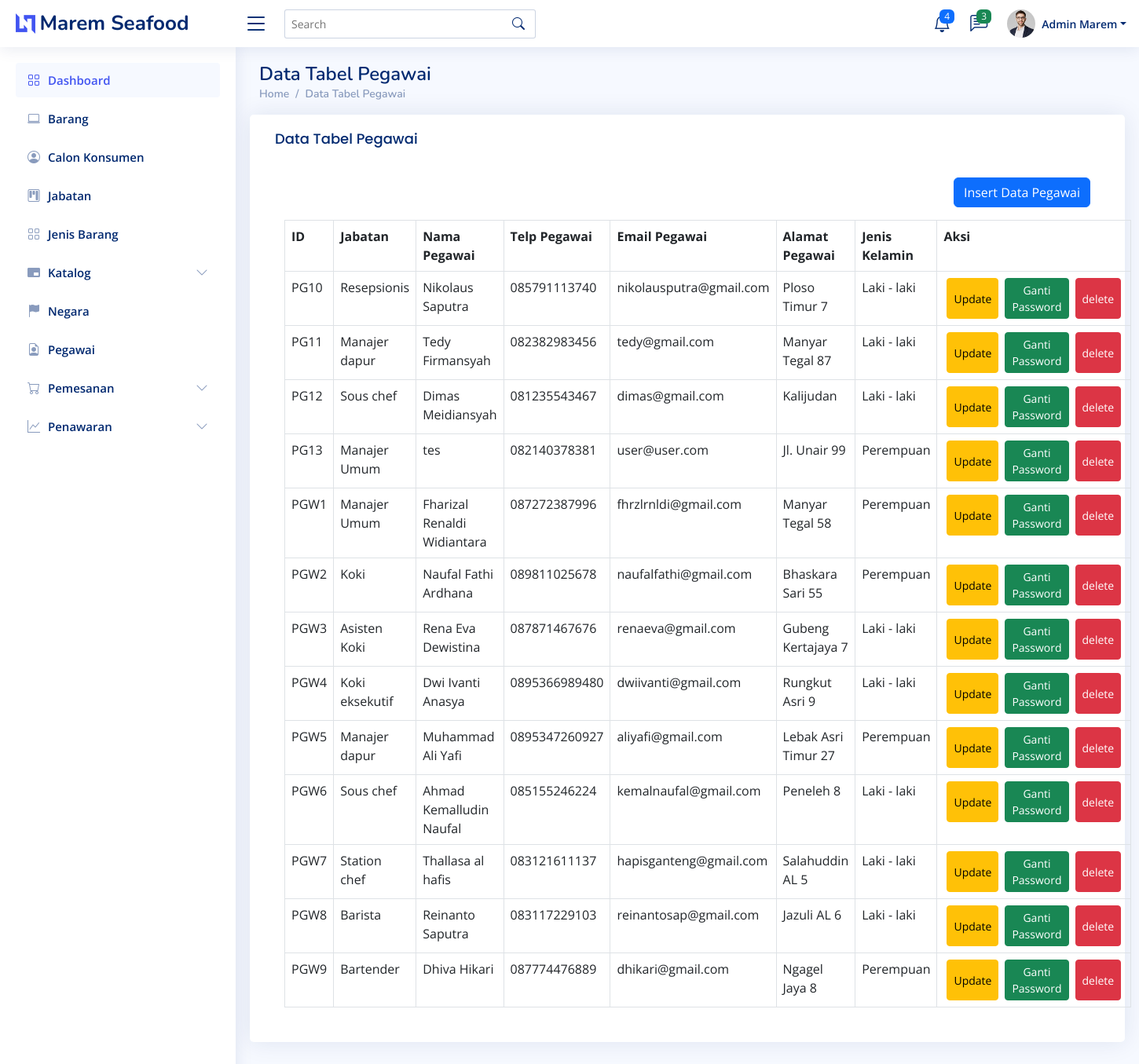
Screenshot of /pegawai.php with the database file from the repository.
### tables this page shows
CREATE TABLE `pegawai` (
  `id_pegawai` char(4) NOT NULL,
  `id_jabatan` char(2) DEFAULT NULL,
  `nama_pegawai` varchar(30) DEFAULT NULL,
  `telp_pegawai` varchar(15) DEFAULT NULL,
  `email_pegawai` varchar(50) DEFAULT NULL,
  `alamat_pegawai` varchar(50) DEFAULT NULL,
  `jk_pegawai` tinyint(1) DEFAULT NULL,
  `pass_pegawai` varchar(20) DEFAULT NULL
);

CREATE TABLE `jabatan` (
  `id_jabatan` char(2) NOT NULL,
  `nama_jabatan` varchar(30) NOT NULL
);

### db.php (called while the page is built, shortened)
<?php
class db
{
    public function __construct()
    {
        $host = "localhost";
        $dbname = "maremseafood";
        $username = "root";
        $password = "";
        $this->db = new PDO("mysql:host={$host};dbname={$dbname}", $username, $password);
    }
}
?>

### pegawai.php (the view, shortened to what this page needs)
<?php
require_once 'db.php';
class pegawai extends db
{
    public function show()
    {
        $data = $this->db->prepare("SELECT * FROM pegawai JOIN jabatan ON jabatan.id_jabatan=pegawai.id_jabatan");
        try
        {
            $data->execute();
            $result = $data->fetchAll();
        }
        catch(PDOException $e)
        {
            print_r($e->getMessage());
        }
        return $result;
    }
    public function showjabatan()
    {
        $data = $this->db->prepare("SELECT * FROM jabatan");
        try
        {
            $data->execute();
            $result = $data->fetchAll();
        }
        catch(PDOException $e)
        {
            print_r($e->getMessage());
        }
        return $result;
    }
}
$data = new pegawai;
?>
<!DOCTYPE html>
<html lang="en">
<head>
  <link href="vendor/bootstrap/css/bootstrap.min.css" rel="stylesheet">
  <link href="vendor/bootstrap-icons/bootstrap-icons.css" rel="stylesheet">
  <link href="vendor/boxicons/css/boxicons.min.css" rel="stylesheet">
  <link href="vendor/quill/quill.snow.css" rel="stylesheet">
  <link href="vendor/quill/quill.bubble.css" rel="stylesheet">
  <link href="vendor/remixicon/remixicon.css" rel="stylesheet">
  <link href="vendor/simple-datatables/style.css" rel="stylesheet">
  <link href="css/style.css" rel="stylesheet">
</head>
<body>
  <header id="header" class="header fixed-top d-flex align-items-center">
    <div class="d-flex align-items-center justify-content-between">
      <a href="index.html" class="logo d-flex align-items-center">
        <img src="img/logo.png" alt="">
        <span class="d-none d-lg-block">Marem Seafood</span>
      </a>
      <i class="bi bi-list toggle-sidebar-btn"></i>
    </div>
    <div class="search-bar">
      <form class="search-form d-flex align-items-center" method="POST" action="#">
        <input type="text" name="query" placeholder="Search" title="Enter search keyword">
        <button type="submit" title="Search"><i class="bi bi-search"></i></button>
      </form>
    </div>
    <nav class="header-nav ms-auto">
      <ul class="d-flex align-items-center">
        <li class="nav-item dropdown">
          <a class="nav-link nav-icon" href="#" data-bs-toggle="dropdown">
            <i class="bi bi-bell"></i>
            <span class="badge bg-primary badge-number">4</span>
          </a>
        </li>
        <li class="nav-item dropdown">
          <a class="nav-link nav-icon" href="#" data-bs-toggle="dropdown">
            <i class="bi bi-chat-left-text"></i>
            <span class="badge bg-success badge-number">3</span>
          </a>
        </li>
        <li class="nav-item dropdown pe-3">
          <a class="nav-link nav-profile d-flex align-items-center pe-0" href="#" data-bs-toggle="dropdown">
            <img src="img/profile-img.jpg" alt="Profile" class="rounded-circle">
            <span class="d-none d-md-block dropdown-toggle ps-2">Admin Marem</span>
          </a>
        </li>
      </ul>
    </nav>
  </header>
<aside id="sidebar" class="sidebar">
<ul class="sidebar-nav" id="sidebar-nav">
  <li class="nav-item">
    <a class="nav-link" href="index.php">
      <i class="bi bi-grid"></i>
      <span>Dashboard</span>
    </a>
  </li>
  <li class="nav-item">
    <a class="nav-link collapsed" href="barang.php">
      <i class="bi bi-laptop"></i>
      <span>Barang</span>
    </a>
  </li>
  <li class="nav-item">
    <a class="nav-link collapsed " href="calon-konsumen.php">
      <i class="bi bi-person-circle"></i>
      <span>Calon Konsumen</span>
    </a>
  </li>
  <li class="nav-item">
    <a class="nav-link collapsed" href="jabatan.php">
      <i class="bi bi-kanban"></i>
      <span>Jabatan</span>
    </a>
  </li>
  <li class="nav-item">
    <a class="nav-link collapsed" href="jenis-barang.php">
      <i class="bi bi-grid"></i>
      <span>Jenis Barang</span>
    </a>
  </li>
  <li class="nav-item">
    <a class="nav-link collapsed" data-bs-target="#forms-nav" data-bs-toggle="collapse" href="#">
      <i class="bi bi-pip-fill"></i><span>Katalog</span><i class="bi bi-chevron-down ms-auto"></i>
    </a>
  </li>
  <li class="nav-item">
    <a class="nav-link collapsed" href="negara.php">
      <i class="bi bi-flag-fill"></i>
      <span>Negara</span>
    </a>
  </li>
  <li class="nav-item">
    <a class="nav-link collapsed" href="pegawai.php">
      <i class="bi bi-file-earmark-person "></i>
      <span>Pegawai</span>
    </a>
  </li>
  <li class="nav-item">
    <a class="nav-link collapsed" data-bs-target="#forms-nav" data-bs-toggle="collapse" href="#">
      <i class="bi bi-cart"></i><span>Pemesanan</span><i class="bi bi-chevron-down ms-auto"></i>
    </a>
  </li>
  <li class="nav-item">
    <a class="nav-link collapsed" data-bs-target="#forms-nav" data-bs-toggle="collapse" href="#">
      <i class="bi bi-graph-up"></i><span>Penawaran</span><i class="bi bi-chevron-down ms-auto"></i>
    </a>
  </li>
</ul>
</aside>
  <main id="main" class="main">
    <div class="pagetitle">
      <h1>Data Tabel Pegawai</h1>
      <nav>
        <ol class="breadcrumb">
          <li class="breadcrumb-item"><a href="index.php">Home</a></li>
          <li class="breadcrumb-item"><a href="pegawai.php">Data Tabel Pegawai</li>
        </ol>
      </nav>
    </div>
    <section class="section dashboard">
      <div class="row">
          <div class="card">
            <div class="card-body">
              <h5 class="card-title">Data Tabel Pegawai</h5>
              <div class="container-fluid my-4">
                    <div class="d-flex justify-content-end">
                          <a class="btn btn-primary mb-3" data-bs-toggle="modal" data-bs-target="#insert">Insert Data Pegawai</a>
                    </div>
              <thead>
                <table class="table table-bordered">
                <tr>
                        <th>ID</th>
                        <th>Jabatan</th>
                        <th>Nama Pegawai</th>
                        <th>Telp Pegawai</th>
                        <th>Email Pegawai</th>
                        <th>Alamat Pegawai</th>
                        <th>Jenis Kelamin</th>
                        <th>Aksi</th>
                </tr>
                </thead>
                <tbody>
                <?php foreach ($data->show() as $value): ?>
                                        <tr>
                                            <td><?= $value['id_pegawai'] ?></td>
                                            <td><?= $value['nama_jabatan'] ?></td>
                                            <td><?= $value['nama_pegawai'] ?></td>
                                            <td><?= $value['telp_pegawai'] ?></td>
                                            <td><?= $value['email_pegawai'] ?></td>
                                            <td><?= $value['alamat_pegawai'] ?></td>
                                            <td><?php if($value['jk_pegawai'] == "1"){echo "Laki - laki";} else {echo "Perempuan";} ?></td>
                                            <td>
                                                <div class="d-flex justify-content-center">
                                                    <button class="btn btn-sm btn-warning mx-1" data-bs-toggle="modal" data-bs-target="#update<?php echo $value['id_pegawai']; ?>">Update</button>
                                                    <button class="btn btn-sm btn-success mx-1" data-bs-toggle="modal" data-bs-target="#gantipassword<?php echo $value['id_pegawai']; ?>">Ganti Password</button>
                                                    <button class="btn btn-sm btn-danger mx-1" data-bs-toggle="modal" data-bs-target="#delete<?php echo $value['id_pegawai']; ?>">delete</button>
                                                </div>
                                            </td>
                                        </tr>
                                    <?php endforeach ?>
                </tbody>
</body>
</html>

### css/style.css (style rules this page uses)
:root { scroll-behavior: smooth; }
body { font-family: "Open Sans", sans-serif; background: #f6f9ff; color: #444444; }
a { color: #4154f1; text-decoration: none; }
h1, h2, h3, h4, h5, h6 { font-family: "Nunito", sans-serif; }
#main { margin-top: 60px; padding: 20px 30px; transition: all 0.3s; }
.pagetitle { margin-bottom: 10px; }
.pagetitle h1 { font-size: 24px; margin-bottom: 0; font-weight: 600; color: #012970; }
.card { margin-bottom: 30px; border: none; border-radius: 5px; box-shadow: 0px 0 30px rgba(1, 41, 112, 0.1); }
.card-title { padding: 20px 0 15px 0; font-size: 18px; font-weight: 500; color: #012970; font-family: "Poppins", sans-serif; }
.card-body { padding: 0 20px 20px 20px; }
.breadcrumb { font-size: 14px; font-family: "Nunito", sans-serif; color: #899bbd; font-weight: 600; }
.breadcrumb a { color: #899bbd; transition: 0.3s; }
.breadcrumb .breadcrumb-item::before { color: #899bbd; }
.logo { line-height: 1; }
@media (min-width: 1200px) { .logo { width: 280px; } }
.logo img { max-height: 26px; margin-right: 6px; }
.logo span { font-size: 26px; font-weight: 700; color: #012970; font-family: "Nunito", sans-serif; }
.header { transition: all 0.5s; z-index: 997; height: 60px; box-shadow: 0px 2px 20px rgba(1, 41, 112, 0.1); background-color: #fff; padding-left: 20px; }
.header .toggle-sidebar-btn { font-size: 32px; padding-left: 10px; cursor: pointer; color: #012970; }
.header .search-bar { min-width: 360px; padding: 0 20px; }
.header .search-form { width: 100%; }
.header .search-form input { border: 0; font-size: 14px; color: #012970; border: 1px solid rgba(1, 41, 112, 0.2); padding: 7px 38px 7px 8px; border-radius: 3px; transition: 0.3s; width: 100%; }
.header .search-form button { border: 0; padding: 0; margin-left: -30px; background: none; }
.header .search-form button i { color: #012970; }
.header-nav ul { list-style: none; }
.header-nav>ul { margin: 0; padding: 0; }
.header-nav .nav-icon { font-size: 22px; color: #012970; margin-right: 25px; position: relative; }
.header-nav .nav-profile { color: #012970; }
.header-nav .nav-profile img { max-height: 36px; }
.header-nav .nav-profile span { font-size: 14px; font-weight: 600; }
.header-nav .badge-number { position: absolute; inset: -2px -5px auto auto; font-weight: normal; font-size: 12px; padding: 3px 6px; }
.sidebar { position: fixed; top: 60px; left: 0; bottom: 0; width: 300px; z-index: 996; transition: all 0.3s; padding: 20px; overflow-y: auto; scrollbar-width: thin; scrollbar-color: #aab7cf transparent; box-shadow: 0px 0px 20px rgba(1, 41, 112, 0.1); background-color: #fff; }
@media (min-width: 1200px) { #main, #footer { margin-left: 300px; } }
.sidebar-nav { padding: 0; margin: 0; list-style: none; }
.sidebar-nav li { padding: 0; margin: 0; list-style: none; }
.sidebar-nav .nav-item { margin-bottom: 5px; }
.sidebar-nav .nav-link { display: flex; align-items: center; font-size: 15px; font-weight: 600; color: #4154f1; transition: 0.3; background: #f6f9ff; padding: 10px 15px; border-radius: 4px; }
.sidebar-nav .nav-link i { font-size: 16px; margin-right: 10px; color: #4154f1; }
.sidebar-nav .nav-link.collapsed { color: #012970; background: #fff; }
.sidebar-nav .nav-link.collapsed i { color: #899bbd; }
.sidebar-nav .nav-link .bi-chevron-down { margin-right: 0; transition: transform 0.2s ease-in-out; }

### rows the page displays
pegawai: id_pegawai "PG10", id_jabatan.nama_jabatan "Resepsionis", nama_pegawai "Nikolaus Saputra", telp_pegawai "085791113740", email_pegawai "nikolausputra@gmail.com", alamat_pegawai "Ploso Timur 7", jk_pegawai "Laki - laki"
pegawai: id_pegawai "PG11", id_jabatan.nama_jabatan "Manajer dapur", nama_pegawai "Tedy Firmansyah", telp_pegawai "082382983456", email_pegawai "tedy@gmail.com", alamat_pegawai "Manyar Tegal 87", jk_pegawai "Laki - laki"
pegawai: id_pegawai "PG12", id_jabatan.nama_jabatan "Sous chef", nama_pegawai "Dimas Meidiansyah", telp_pegawai "081235543467", email_pegawai "dimas@gmail.com", alamat_pegawai "Kalijudan", jk_pegawai "Laki - laki"
pegawai: id_pegawai "PG13", id_jabatan.nama_jabatan "Manajer Umum", nama_pegawai "tes", telp_pegawai "082140378381", email_pegawai "user@user.com", alamat_pegawai "Jl. Unair 99", jk_pegawai "Perempuan"
pegawai: id_pegawai "PGW1", id_jabatan.nama_jabatan "Manajer Umum", nama_pegawai "Fharizal Renaldi Widiantara", telp_pegawai "087272387996", email_pegawai "fhrzlrnldi@gmail.com", alamat_pegawai "Manyar Tegal 58", jk_pegawai "Perempuan"
pegawai: id_pegawai "PGW2", id_jabatan.nama_jabatan "Koki", nama_pegawai "Naufal Fathi Ardhana", telp_pegawai "089811025678", email_pegawai "naufalfathi@gmail.com", alamat_pegawai "Bhaskara Sari 55", jk_pegawai "Perempuan"
pegawai: id_pegawai "PGW3", id_jabatan.nama_jabatan "Asisten Koki", nama_pegawai "Rena Eva Dewistina", telp_pegawai "087871467676", email_pegawai "renaeva@gmail.com", alamat_pegawai "Gubeng Kertajaya 7", jk_pegawai "Laki - laki"
pegawai: id_pegawai "PGW4", id_jabatan.nama_jabatan "Koki eksekutif", nama_pegawai "Dwi Ivanti Anasya", telp_pegawai "0895366989480", email_pegawai "dwiivanti@gmail.com", alamat_pegawai "Rungkut Asri 9", jk_pegawai "Laki - laki"
pegawai: id_pegawai "PGW5", id_jabatan.nama_jabatan "Manajer dapur", nama_pegawai "Muhammad Ali Yafi", telp_pegawai "0895347260927", email_pegawai "aliyafi@gmail.com", alamat_pegawai "Lebak Asri Timur 27", jk_pegawai "Perempuan"
pegawai: id_pegawai "PGW6", id_jabatan.nama_jabatan "Sous chef", nama_pegawai "Ahmad Kemalludin Naufal", telp_pegawai "085155246224", email_pegawai "kemalnaufal@gmail.com", alamat_pegawai "Peneleh 8", jk_pegawai "Laki - laki"
pegawai: id_pegawai "PGW7", id_jabatan.nama_jabatan "Station chef", nama_pegawai "Thallasa al hafis", telp_pegawai "083121611137", email_pegawai "hapisganteng@gmail.com", alamat_pegawai "Salahuddin AL 5", jk_pegawai "Laki - laki"
pegawai: id_pegawai "PGW8", id_jabatan.nama_jabatan "Barista", nama_pegawai "Reinanto Saputra", telp_pegawai "083117229103", email_pegawai "reinantosap@gmail.com", alamat_pegawai "Jazuli AL 6", jk_pegawai "Laki - laki"
pegawai: id_pegawai "PGW9", id_jabatan.nama_jabatan "Bartender", nama_pegawai "Dhiva Hikari", telp_pegawai "087774476889", email_pegawai "dhikari@gmail.com", alamat_pegawai "Ngagel Jaya 8", jk_pegawai "Perempuan"
